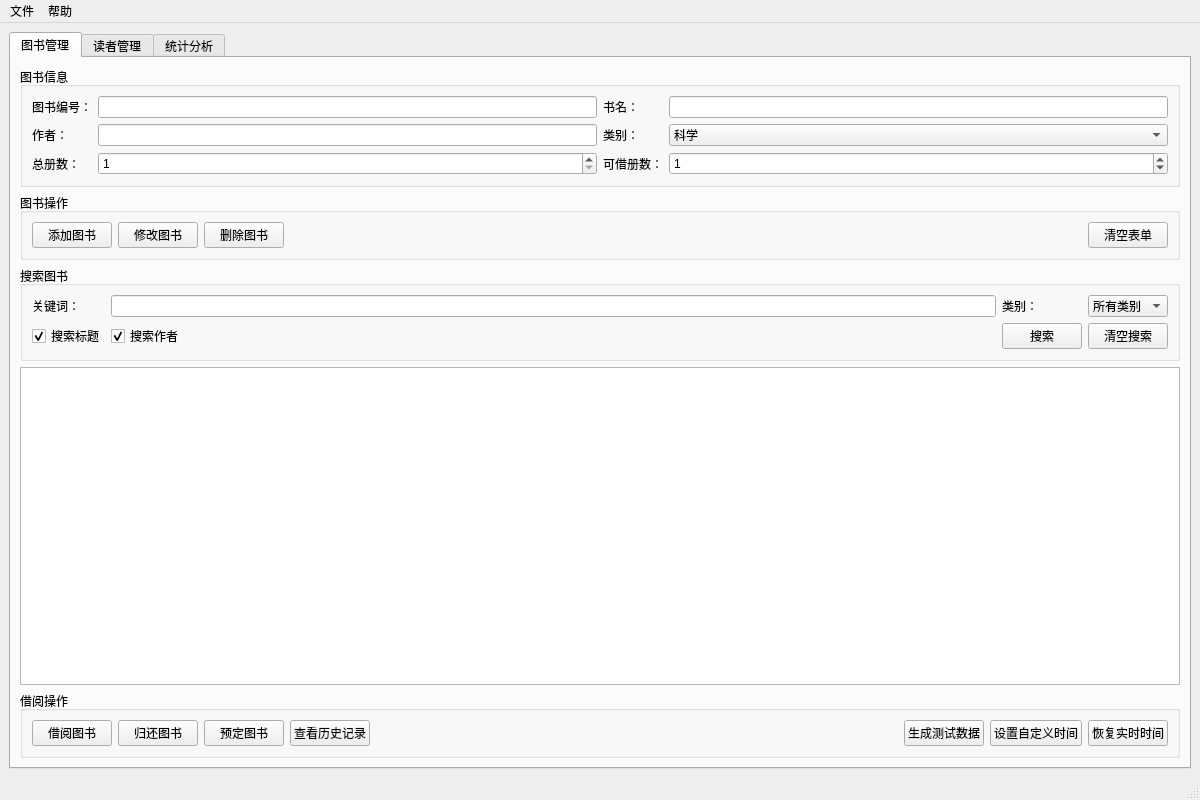
<?xml version="1.0" encoding="UTF-8"?>
<ui version="4.0">
 <class>MainWindow</class>
 <widget class="QMainWindow" name="MainWindow">
  <property name="geometry">
   <rect>
    <x>0</x>
    <y>0</y>
    <width>1200</width>
    <height>800</height>
   </rect>
  </property>
  <property name="windowTitle">
   <string>图书借阅管理系统</string>
  </property>
  <widget class="QWidget" name="centralwidget">
   <layout class="QVBoxLayout" name="verticalLayout">
    <item>
     <widget class="QTabWidget" name="tabWidget">
      <property name="currentIndex">
       <number>0</number>
      </property>
      <widget class="QWidget" name="bookTab">
       <attribute name="title">
        <string>图书管理</string>
       </attribute>
       <layout class="QVBoxLayout" name="verticalLayout_2">
        <item>
         <widget class="QGroupBox" name="groupBox">
          <property name="title">
           <string>图书信息</string>
          </property>
          <layout class="QGridLayout" name="gridLayout">
           <item row="0" column="0">
            <widget class="QLabel" name="label">
             <property name="text">
              <string>图书编号：</string>
             </property>
            </widget>
           </item>
           <item row="0" column="1">
            <widget class="QLineEdit" name="idEdit"/>
           </item>
           <item row="0" column="2">
            <widget class="QLabel" name="label_2">
             <property name="text">
              <string>书名：</string>
             </property>
            </widget>
           </item>
           <item row="0" column="3">
            <widget class="QLineEdit" name="titleEdit"/>
           </item>
           <item row="1" column="0">
            <widget class="QLabel" name="label_3">
             <property name="text">
              <string>作者：</string>
             </property>
            </widget>
           </item>
           <item row="1" column="1">
            <widget class="QLineEdit" name="authorEdit"/>
           </item>
           <item row="1" column="2">
            <widget class="QLabel" name="label_4">
             <property name="text">
              <string>类别：</string>
             </property>
            </widget>
           </item>
           <item row="1" column="3">
            <widget class="QComboBox" name="categoryCombo">
             <item>
              <property name="text">
               <string>科学</string>
              </property>
             </item>
             <item>
              <property name="text">
               <string>技术</string>
              </property>
             </item>
             <item>
              <property name="text">
               <string>文学</string>
              </property>
             </item>
             <item>
              <property name="text">
               <string>历史</string>
              </property>
             </item>
             <item>
              <property name="text">
               <string>艺术</string>
              </property>
             </item>
             <item>
              <property name="text">
               <string>其他</string>
              </property>
             </item>
            </widget>
           </item>
           <item row="2" column="0">
            <widget class="QLabel" name="label_5">
             <property name="text">
              <string>总册数：</string>
             </property>
            </widget>
           </item>
           <item row="2" column="1">
            <widget class="QSpinBox" name="totalCopiesSpin">
             <property name="minimum">
              <number>1</number>
             </property>
             <property name="maximum">
              <number>100</number>
             </property>
             <property name="value">
              <number>1</number>
             </property>
            </widget>
           </item>
           <item row="2" column="2">
            <widget class="QLabel" name="label_6">
             <property name="text">
              <string>可借册数：</string>
             </property>
            </widget>
           </item>
           <item row="2" column="3">
            <widget class="QSpinBox" name="availableCopiesSpin">
             <property name="minimum">
              <number>0</number>
             </property>
             <property name="maximum">
              <number>100</number>
             </property>
             <property name="value">
              <number>1</number>
             </property>
            </widget>
           </item>
          </layout>
         </widget>
        </item>
        <item>
         <widget class="QGroupBox" name="groupBox_2">
          <property name="title">
           <string>图书操作</string>
          </property>
          <layout class="QHBoxLayout" name="horizontalLayout">
           <item>
            <widget class="QPushButton" name="addBookButton">
             <property name="text">
              <string>添加图书</string>
             </property>
            </widget>
           </item>
           <item>
            <widget class="QPushButton" name="editBookButton">
             <property name="text">
              <string>修改图书</string>
             </property>
            </widget>
           </item>
           <item>
            <widget class="QPushButton" name="deleteBookButton">
             <property name="text">
              <string>删除图书</string>
             </property>
            </widget>
           </item>
           <item>
            <spacer name="horizontalSpacer">
             <property name="orientation">
              <enum>Qt::Horizontal</enum>
             </property>
             <property name="sizeHint" stdset="0">
              <size>
               <width>40</width>
               <height>20</height>
              </size>
             </property>
            </spacer>
           </item>
           <item>
            <widget class="QPushButton" name="clearBookButton">
             <property name="text">
              <string>清空表单</string>
             </property>
            </widget>
           </item>
          </layout>
         </widget>
        </item>
        <item>
         <widget class="QGroupBox" name="groupBox_3">
          <property name="title">
           <string>搜索图书</string>
          </property>
          <layout class="QGridLayout" name="gridLayout_2">
           <item row="0" column="0">
            <widget class="QLabel" name="label_7">
             <property name="text">
              <string>关键词：</string>
             </property>
            </widget>
           </item>
           <item row="0" column="1">
            <widget class="QLineEdit" name="searchEdit"/>
           </item>
           <item row="0" column="2">
            <widget class="QLabel" name="label_8">
             <property name="text">
              <string>类别：</string>
             </property>
            </widget>
           </item>
           <item row="0" column="3">
            <widget class="QComboBox" name="searchCategoryCombo">
             <item>
              <property name="text">
               <string>所有类别</string>
              </property>
             </item>
             <item>
              <property name="text">
               <string>科学</string>
              </property>
             </item>
             <item>
              <property name="text">
               <string>技术</string>
              </property>
             </item>
             <item>
              <property name="text">
               <string>文学</string>
              </property>
             </item>
             <item>
              <property name="text">
               <string>历史</string>
              </property>
             </item>
             <item>
              <property name="text">
               <string>艺术</string>
              </property>
             </item>
             <item>
              <property name="text">
               <string>其他</string>
              </property>
             </item>
            </widget>
           </item>
           <item row="1" column="0">
            <widget class="QCheckBox" name="searchByTitleCheck">
             <property name="text">
              <string>搜索标题</string>
             </property>
             <property name="checked">
              <bool>true</bool>
             </property>
            </widget>
           </item>
           <item row="1" column="1">
            <widget class="QCheckBox" name="searchByAuthorCheck">
             <property name="text">
              <string>搜索作者</string>
             </property>
             <property name="checked">
              <bool>true</bool>
             </property>
            </widget>
           </item>
           <item row="1" column="2">
            <widget class="QPushButton" name="searchButton">
             <property name="text">
              <string>搜索</string>
             </property>
            </widget>
           </item>
           <item row="1" column="3">
            <widget class="QPushButton" name="clearSearchButton">
             <property name="text">
              <string>清空搜索</string>
             </property>
            </widget>
           </item>
          </layout>
         </widget>
        </item>
        <item>
         <widget class="QTableWidget" name="booksTable">
          <property name="alternatingRowColors">
           <bool>true</bool>
          </property>
          <property name="selectionBehavior">
           <enum>QAbstractItemView::SelectRows</enum>
          </property>
          <attribute name="horizontalHeaderStretchLastSection">
           <bool>true</bool>
          </attribute>
         </widget>
        </item>
        <item>
         <widget class="QGroupBox" name="groupBox_4">
          <property name="title">
           <string>借阅操作</string>
          </property>
          <layout class="QHBoxLayout" name="horizontalLayout_2">
           <item>
            <widget class="QPushButton" name="borrowButton">
             <property name="text">
              <string>借阅图书</string>
             </property>
            </widget>
           </item>
           <item>
            <widget class="QPushButton" name="returnButton">
             <property name="text">
              <string>归还图书</string>
             </property>
            </widget>
           </item>
           <item>
            <widget class="QPushButton" name="reserveButton">
             <property name="text">
              <string>预定图书</string>
             </property>
            </widget>
           </item>
           <item>
            <widget class="QPushButton" name="showBookHistoryButton">
             <property name="text">
              <string>查看历史记录</string>
             </property>
            </widget>
           </item>
           <item>
            <spacer name="horizontalSpacer_2">
             <property name="orientation">
              <enum>Qt::Horizontal</enum>
             </property>
             <property name="sizeHint" stdset="0">
              <size>
               <width>40</width>
               <height>20</height>
              </size>
             </property>
            </spacer>
           </item>
           <item>
            <widget class="QPushButton" name="generateDataButton">
             <property name="text">
              <string>生成测试数据</string>
             </property>
            </widget>
           </item>
           <item>
            <widget class="QPushButton" name="setCustomDateButton">
             <property name="toolTip">
              <string>设置系统当前时间（用于测试）</string>
             </property>
             <property name="text">
              <string>设置自定义时间</string>
             </property>
            </widget>
           </item>
           <item>
            <widget class="QPushButton" name="resetTimeButton">
             <property name="toolTip">
              <string>恢复使用系统实时时间</string>
             </property>
             <property name="text">
              <string>恢复实时时间</string>
             </property>
            </widget>
           </item>
          </layout>
         </widget>
        </item>
       </layout>
      </widget>
      <widget class="QWidget" name="readerTab">
       <attribute name="title">
        <string>读者管理</string>
       </attribute>
       <layout class="QVBoxLayout" name="verticalLayout_4">
        <item>
         <widget class="QGroupBox" name="groupBox_7">
          <property name="title">
           <string>读者信息</string>
          </property>
          <layout class="QGridLayout" name="gridLayout_4">
           <item row="0" column="0">
            <widget class="QLabel" name="label_16">
             <property name="text">
              <string>读者编号：</string>
             </property>
            </widget>
           </item>
           <item row="0" column="1">
            <widget class="QLineEdit" name="readerIdEdit"/>
           </item>
           <item row="0" column="2">
            <widget class="QLabel" name="label_17">
             <property name="text">
              <string>姓名：</string>
             </property>
            </widget>
           </item>
           <item row="0" column="3">
            <widget class="QLineEdit" name="readerNameEdit"/>
           </item>
           <item row="1" column="0">
            <widget class="QLabel" name="label_18">
             <property name="text">
              <string>院系：</string>
             </property>
            </widget>
           </item>
           <item row="1" column="1">
            <widget class="QLineEdit" name="readerDeptEdit"/>
           </item>
           <item row="1" column="2">
            <widget class="QLabel" name="label_19">
             <property name="text">
              <string>电话：</string>
             </property>
            </widget>
           </item>
           <item row="1" column="3">
            <widget class="QLineEdit" name="readerPhoneEdit"/>
           </item>
          </layout>
         </widget>
        </item>
        <item>
         <widget class="QGroupBox" name="groupBox_8">
          <property name="title">
           <string>读者操作</string>
          </property>
          <layout class="QHBoxLayout" name="horizontalLayout_4">
           <item>
            <widget class="QPushButton" name="addReaderButton">
             <property name="text">
              <string>添加读者</string>
             </property>
            </widget>
           </item>
           <item>
            <widget class="QPushButton" name="editReaderButton">
             <property name="text">
              <string>修改读者</string>
             </property>
            </widget>
           </item>
           <item>
            <widget class="QPushButton" name="deleteReaderButton">
             <property name="text">
              <string>删除读者</string>
             </property>
            </widget>
           </item>
           <item>
            <spacer name="horizontalSpacer_3">
             <property name="orientation">
              <enum>Qt::Horizontal</enum>
             </property>
             <property name="sizeHint" stdset="0">
              <size>
               <width>40</width>
               <height>20</height>
              </size>
             </property>
            </spacer>
           </item>
           <item>
            <widget class="QPushButton" name="clearReaderButton">
             <property name="text">
              <string>清空表单</string>
             </property>
            </widget>
           </item>
          </layout>
         </widget>
        </item>
        <item>
         <widget class="QGroupBox" name="groupBox_9">
          <property name="title">
           <string>搜索读者</string>
          </property>
          <layout class="QHBoxLayout" name="horizontalLayout_5">
           <item>
            <widget class="QLabel" name="label_20">
             <property name="text">
              <string>关键词：</string>
             </property>
            </widget>
           </item>
           <item>
            <widget class="QLineEdit" name="searchReaderEdit"/>
           </item>
           <item>
            <widget class="QPushButton" name="searchReaderButton">
             <property name="text">
              <string>搜索</string>
             </property>
            </widget>
           </item>
           <item>
            <widget class="QPushButton" name="clearReaderSearchButton">
             <property name="text">
              <string>清空搜索</string>
             </property>
            </widget>
           </item>
          </layout>
         </widget>
        </item>
        <item>
         <widget class="QTableWidget" name="readersTable">
          <property name="alternatingRowColors">
           <bool>true</bool>
          </property>
          <property name="selectionBehavior">
           <enum>QAbstractItemView::SelectRows</enum>
          </property>
          <attribute name="horizontalHeaderStretchLastSection">
           <bool>true</bool>
          </attribute>
         </widget>
        </item>
        <item>
         <widget class="QGroupBox" name="groupBox_10">
          <property name="title">
           <string>读者查询</string>
          </property>
          <layout class="QHBoxLayout" name="horizontalLayout_6">
           <item>
            <widget class="QPushButton" name="showReaderRecordsButton">
             <property name="text">
              <string>查看借阅记录</string>
             </property>
            </widget>
           </item>
          </layout>
         </widget>
        </item>
       </layout>
      </widget>
      <widget class="QWidget" name="statisticsTab">
       <attribute name="title">
        <string>统计分析</string>
       </attribute>
       <layout class="QVBoxLayout" name="verticalLayout_3">
        <item>
         <widget class="QGroupBox" name="groupBox_5">
          <property name="title">
           <string>实时统计</string>
          </property>
          <layout class="QGridLayout" name="gridLayout_3">
           <item row="0" column="0">
            <widget class="QLabel" name="label_9">
             <property name="text">
              <string>总图书数：</string>
             </property>
            </widget>
           </item>
           <item row="0" column="1">
            <widget class="QLabel" name="totalBooksLabel">
             <property name="text">
              <string>0</string>
             </property>
             <property name="alignment">
              <set>Qt::AlignCenter</set>
             </property>
            </widget>
           </item>
           <item row="0" column="2">
            <widget class="QLabel" name="label_11">
             <property name="text">
              <string>可借图书数：</string>
             </property>
            </widget>
           </item>
           <item row="0" column="3">
            <widget class="QLabel" name="availableBooksLabel">
             <property name="text">
              <string>0</string>
             </property>
             <property name="alignment">
              <set>Qt::AlignCenter</set>
             </property>
            </widget>
           </item>
           <item row="1" column="0">
            <widget class="QLabel" name="label_13">
             <property name="text">
              <string>已借出数：</string>
             </property>
            </widget>
           </item>
           <item row="1" column="1">
            <widget class="QLabel" name="borrowedBooksLabel">
             <property name="text">
              <string>0</string>
             </property>
             <property name="alignment">
              <set>Qt::AlignCenter</set>
             </property>
            </widget>
           </item>
           <item row="1" column="2">
            <widget class="QLabel" name="label_15">
             <property name="text">
              <string>图书种类：</string>
             </property>
            </widget>
           </item>
           <item row="1" column="3">
            <widget class="QLabel" name="categoryCountLabel">
             <property name="text">
              <string>0</string>
             </property>
             <property name="alignment">
              <set>Qt::AlignCenter</set>
             </property>
            </widget>
           </item>
           <item row="2" column="0">
            <widget class="QLabel" name="label_21">
             <property name="text">
              <string>读者总数：</string>
             </property>
            </widget>
           </item>
           <item row="2" column="1">
            <widget class="QLabel" name="readerCountLabel">
             <property name="text">
              <string>0</string>
             </property>
             <property name="alignment">
              <set>Qt::AlignCenter</set>
             </property>
            </widget>
           </item>
          </layout>
         </widget>
        </item>
        <item>
         <widget class="QGroupBox" name="groupBox_6">
          <property name="title">
           <string>统计操作</string>
          </property>
          <layout class="QHBoxLayout" name="horizontalLayout_3">
           <item>
            <widget class="QPushButton" name="showStatisticsButton">
             <property name="text">
              <string>显示分类统计</string>
             </property>
            </widget>
           </item>
           <item>
            <widget class="QPushButton" name="showBorrowRecordsButton">
             <property name="text">
              <string>查询借阅记录</string>
             </property>
            </widget>
           </item>
           <item>
            <widget class="QPushButton" name="showOverdueButton">
             <property name="text">
              <string>显示逾期记录</string>
             </property>
            </widget>
           </item>
           <item>
            <widget class="QPushButton" name="showReservationsButton">
             <property name="text">
              <string>显示预定记录</string>
             </property>
            </widget>
           </item>
          </layout>
         </widget>
        </item>
        <item>
         <widget class="QTextEdit" name="statisticsTextEdit">
          <property name="readOnly">
           <bool>true</bool>
          </property>
         </widget>
        </item>
       </layout>
      </widget>
     </widget>
    </item>
   </layout>
  </widget>
  <widget class="QMenuBar" name="menubar">
   <property name="geometry">
    <rect>
     <x>0</x>
     <y>0</y>
     <width>1200</width>
     <height>17</height>
    </rect>
   </property>
   <widget class="QMenu" name="menu">
    <property name="title">
     <string>文件</string>
    </property>
    <addaction name="actionNew"/>
    <addaction name="actionOpen"/>
    <addaction name="separator"/>
    <addaction name="actionSave"/>
    <addaction name="actionSaveAs"/>
    <addaction name="separator"/>
    <addaction name="actionExit"/>
   </widget>
   <widget class="QMenu" name="menu_2">
    <property name="title">
     <string>帮助</string>
    </property>
    <addaction name="actionAbout"/>
   </widget>
   <addaction name="menu"/>
   <addaction name="menu_2"/>
  </widget>
  <widget class="QStatusBar" name="statusbar"/>
  <action name="actionNew">
   <property name="text">
    <string>新建</string>
   </property>
   <property name="shortcut">
    <string>Ctrl+N</string>
   </property>
  </action>
  <action name="actionOpen">
   <property name="text">
    <string>打开</string>
   </property>
   <property name="shortcut">
    <string>Ctrl+O</string>
   </property>
  </action>
  <action name="actionSave">
   <property name="text">
    <string>保存</string>
   </property>
   <property name="shortcut">
    <string>Ctrl+S</string>
   </property>
  </action>
  <action name="actionSaveAs">
   <property name="text">
    <string>另存为</string>
   </property>
  </action>
  <action name="actionExit">
   <property name="text">
    <string>退出</string>
   </property>
   <property name="shortcut">
    <string>Ctrl+Q</string>
   </property>
  </action>
  <action name="actionAbout">
   <property name="text">
    <string>关于</string>
   </property>
  </action>
 </widget>
 <resources/>
 <connections/>
</ui>
